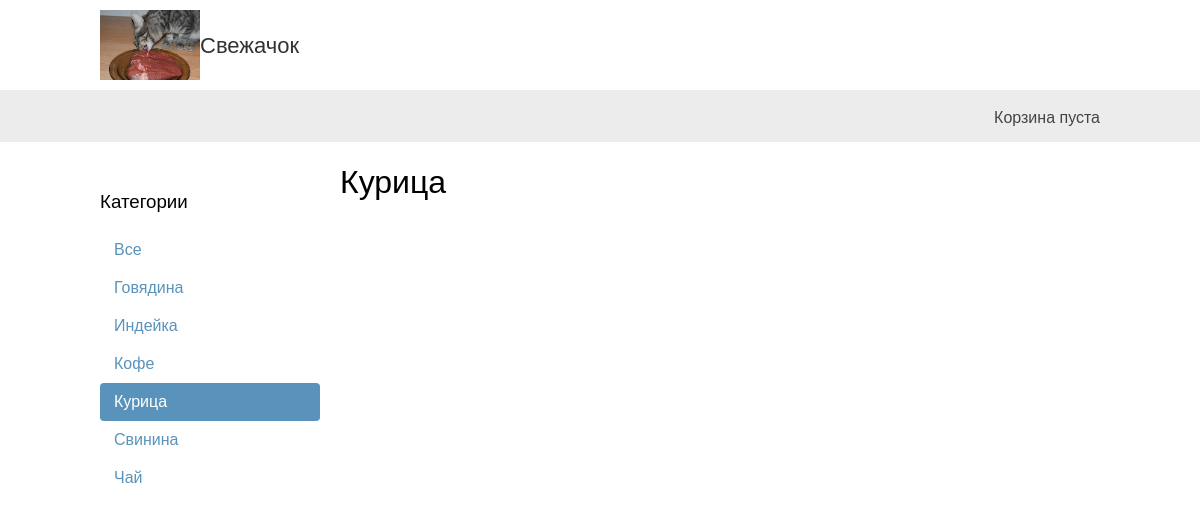
/kurica/, run on the app's committed database.
### shop/models.py (models this page shows, shortened)
class Category(models.Model):
	name = models.CharField(max_length=200, db_index=True)
	slug = models.SlugField(max_length=200, unique=True)
	class Meta():
		ordering = ('name',)
		verbose_name = 'Категория'
		verbose_name_plural = 'Категории'
	def get_absolute_url(self):
		return reverse('shop:product_list_by_category', args=[self.slug])

### shop/views.py (the view)
# urls.py: path('', views.product_list, name='product_list'),
def product_list(request, category_slug=None):
    category = None
    categories = Category.objects.all()
    products = Product.objects.filter(available=True)
    if category_slug:
        category = get_object_or_404(Category, slug=category_slug)
        products = products.filter(category=category)
    return render(request,
                  'shop/product/list.html',
                  {'category': category,
                   'categories': categories,
                   'products': products})

### cart/cart.py (called while the page is built)
    def __len__(self):
        return sum(item['quantity'] for item in self.cart.values())

### shop/context_processors.py (called while the page is built)
def cart(request):
	return {'cart': Cart(request)}

### shop/templates/shop/product/list.html (shortened to what this page needs)
{% extends "shop/base.html" %}
{% load static %}
{% block content %}
  <div id="sidebar">
    <h3>Категории</h3>
    <ul>
      <li {% if not category %}class="selected"{% endif %}>
        <a href="{% url 'shop:product_list' %}">Все</a>
      </li>
      {% for c in categories %}
        <li {% if category.slug == c.slug %}class="selected"{% endif %}>
          <a href="{{ c.get_absolute_url }}">{{ c.name }}</a>
        </li>
      {% endfor %}
    </ul>
  </div>
  <div id="main" class="product-list">
    <h1>{% if category %}{{ category.name }}{% else %}Товары{% endif %}</h1>
  </div>
{% endblock %}

### shop/static/css/base.css (style rules this page uses)
body { margin:0; padding:0; font-family:helvetica, sans-serif; }
h1, h2, h3, h4, h5 , h6 { font-family: 'Ubuntu', sans-serif; font-weight:normal; }
a { text-decoration:none; color:#5993bb; }
#sidebar { width:220px; padding:30px 20px 0 0; float:left; }
#sidebar ul { margin:0; padding:0; }
#sidebar ul li { margin:0; list-style:none; padding:10px 14px; }
#sidebar ul li a { display:block; }
#sidebar ul li.selected { background:#5993bb; border-radius:4px; }
#sidebar ul li.selected a { color:#fff; }
#main { float:left; width: 96%; margin-right:-220px; overflow:hidden; }

### data on the page
Category: name "Говядина"
Category: name "Индейка"
Category: name "Кофе"
Category: name "Курица"
Category: name "Свинина"
Category: name "Чай"
